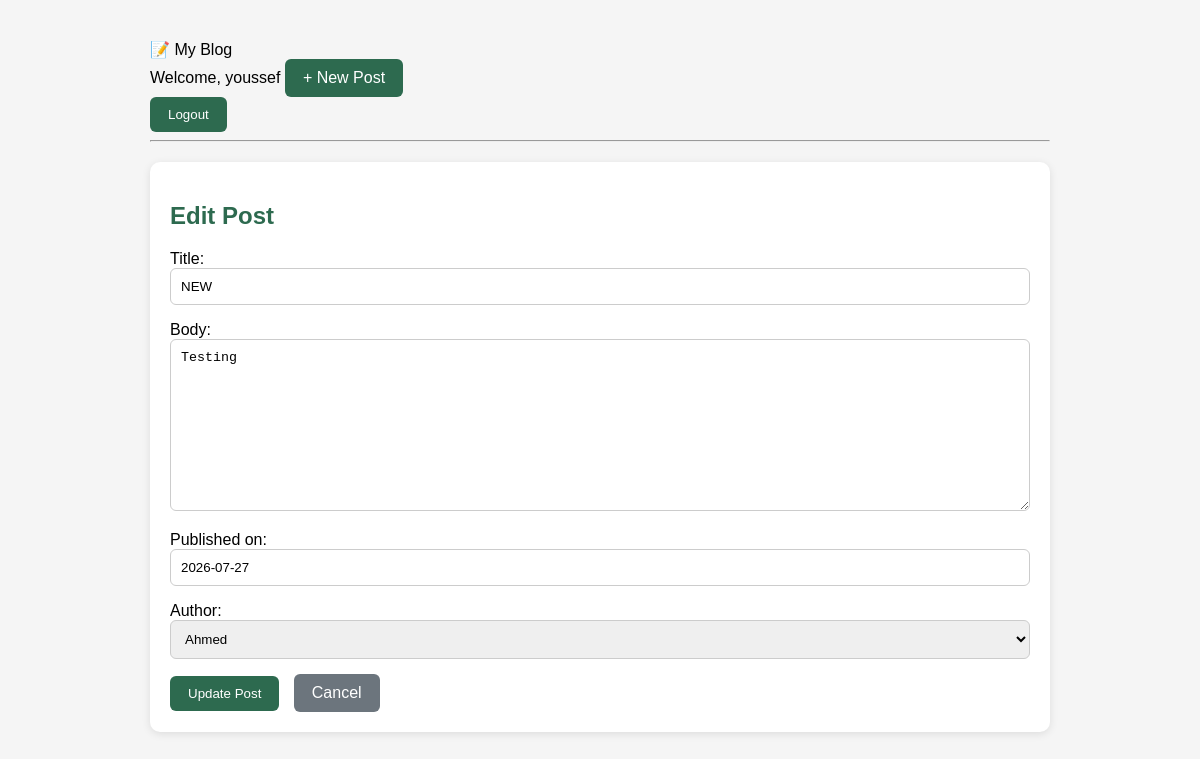
/edit/2/ (signed in), run on an earlier commit of the app's database.
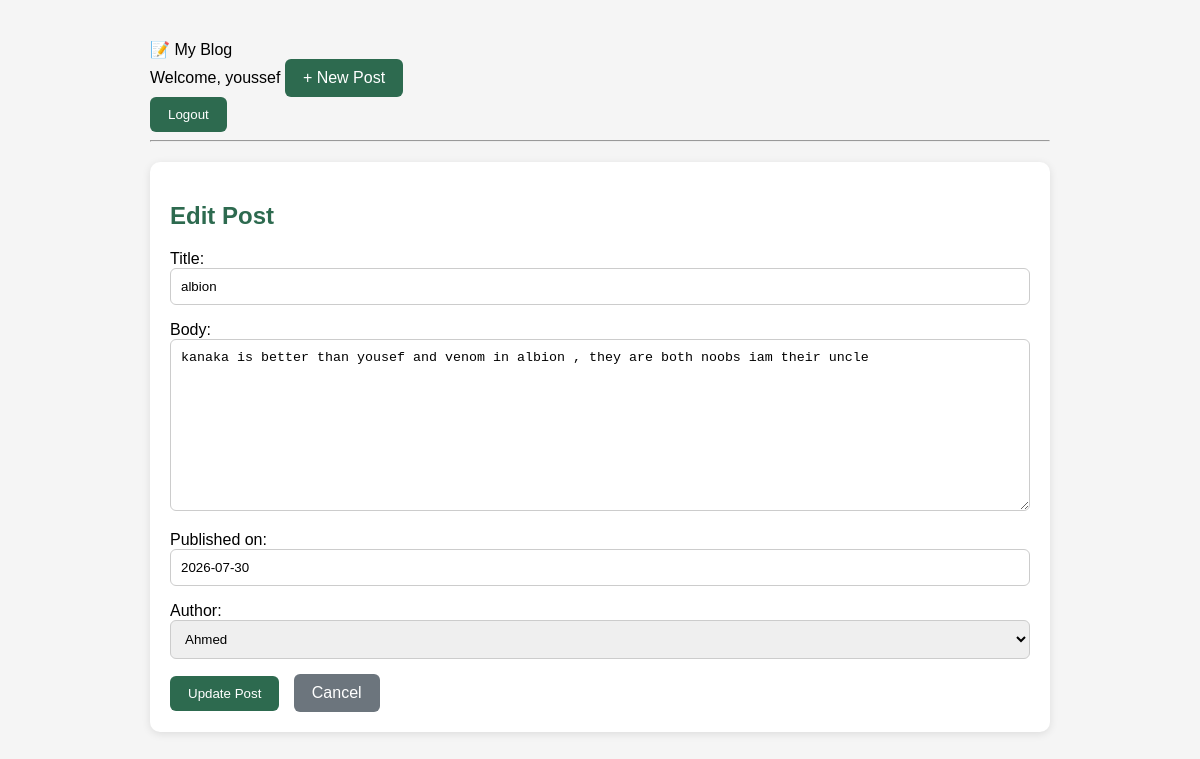
And on a later commit of the database.
### blog/models.py (models this page shows, shortened)
class Post(models.Model):
    title = models.CharField(max_length=250)
    body = models.TextField()
    published_on = models.DateField()
    author = models.ForeignKey(Author, on_delete=models.CASCADE)

### blog/views.py (the view)
class PostUpdateView(LoginRequiredMixin, UpdateView):
    model = Post
    form_class = PostForm
    template_name = "blog/post_form.html"
    success_url = reverse_lazy("post_list")
    pk_url_kwarg = "post_id"

### blog/forms.py
class PostForm(forms.ModelForm):
    class Meta:
        model = Post
        fields = ['title', 'body', 'published_on', 'author']

### blog/models.py (called while the page is built)
    def __str__(self):
        return self.name

### blog/templates/blog/post_form.html (shortened to what this page needs)
{% extends "blog/base.html" %}
{% block content %}
<div class="card">
    <h2>
        {% if object %}
            Edit Post
        {% else %}
            Create New Post
        {% endif %}
    </h2>
    <form method="post">
        {{ form.as_p }}
        <button class="btn" type="submit">
            {% if object %}
                Update Post
            {% else %}
                Create Post
            {% endif %}
        </button>
        <a class="btn cancel" href="{% url 'post_list' %}">
            Cancel
        </a>
    </form>
</div>
{% endblock %}

What changed in the data, as far as the page shows it:
changed Post "Ahmed": title "NEW" → "albion"; body "Testing" → "kanaka is better than yousef and venom in albion , they are both noobs iam their uncle"; published_on "2026-07-27" → "2026-07-30"
